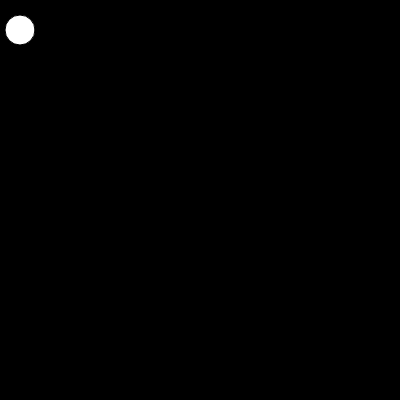
Frame 1 (no input)
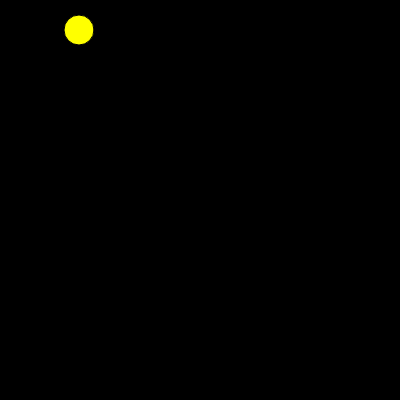
Frame 60 (no input)
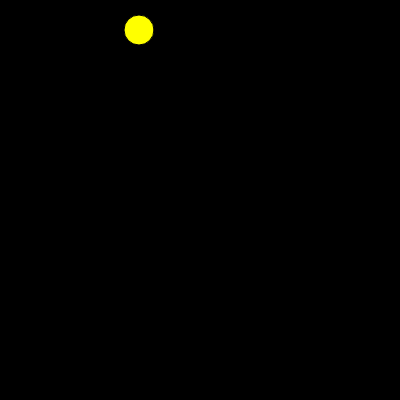
Frame 120 (the mouse pressed at the canvas centre since frame 60)

The p5.js sketch that drew these frames (run headless with seeded random() and noise() and a simulated clock; from frame 60 on, the mouse is pressed at the canvas centre):

// p5.js sketch
// ── sketch.js
var student = {
  name:"Joshua",
  year:8,
  favouritesubject:"ICT",
  marks:[34,50,100]
}

var ball = {
  x:20,
  y:30,
  r:30,
  xspeed:1,
  yspeed:0,
  color:["red","green","blue","yellow"]
}









function setup() {
  createCanvas(400, 400);
  console.log(student.name)
}

function draw() {
  background(0);
  circle(ball.x,ball.y,ball.r)
  fill (ball.color[3])
  ball.x=ball.x+ball.xspeed
}
